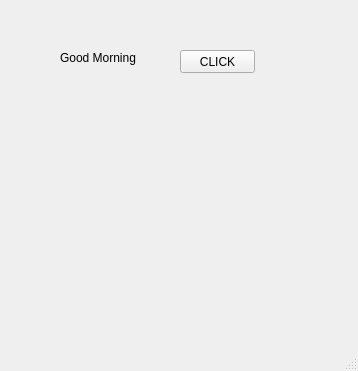
<?xml version="1.0" encoding="UTF-8"?>
<ui version="4.0">
 <class>MainWindow</class>
 <widget class="QMainWindow" name="MainWindow">
  <property name="geometry">
   <rect>
    <x>0</x>
    <y>0</y>
    <width>358</width>
    <height>371</height>
   </rect>
  </property>
  <property name="windowTitle">
   <string>MainWindow</string>
  </property>
  <widget class="QWidget" name="centralwidget">
   <widget class="QLabel" name="lbl">
    <property name="geometry">
     <rect>
      <x>60</x>
      <y>50</y>
      <width>101</width>
      <height>16</height>
     </rect>
    </property>
    <property name="text">
     <string>Good Morning</string>
    </property>
   </widget>
   <widget class="QPushButton" name="pb">
    <property name="geometry">
     <rect>
      <x>180</x>
      <y>50</y>
      <width>75</width>
      <height>23</height>
     </rect>
    </property>
    <property name="text">
     <string>CLICK</string>
    </property>
   </widget>
  </widget>
  <widget class="QMenuBar" name="menubar">
   <property name="geometry">
    <rect>
     <x>0</x>
     <y>0</y>
     <width>358</width>
     <height>21</height>
    </rect>
   </property>
  </widget>
  <widget class="QStatusBar" name="statusbar"/>
 </widget>
 <resources/>
 <connections/>
</ui>
